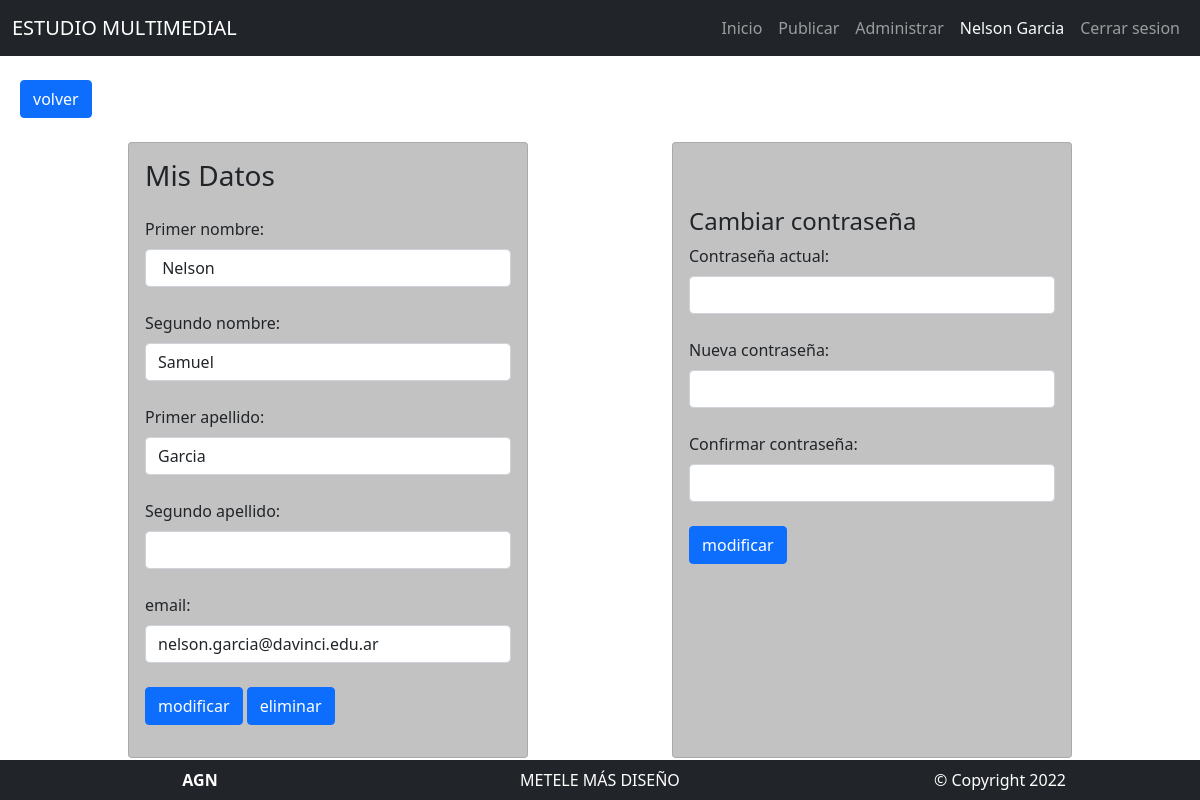
The page /EstudioMultimedial/miperfil.php (signed in) on the database its author committed.
### tables this page shows
CREATE TABLE `usuarios`  (
  `id_usuario` int NOT NULL AUTO_INCREMENT,
  `id_nivel` int NOT NULL,
  `primer_nombre` varchar(100) NOT NULL,
  `segundo_nombre` varchar(100) NULL DEFAULT NULL,
  `primer_apellido` varchar(100) NOT NULL,
  `segundo_apellido` varchar(100) NULL DEFAULT NULL,
  `email` varchar(100) NOT NULL,
  `clave` varchar(100) NOT NULL,
  PRIMARY KEY (`id_usuario`) USING BTREE,
  UNIQUE INDEX `id_usuario`(`id_usuario`) USING BTREE,
  INDEX `idniveles`(`id_nivel`) USING BTREE,
  CONSTRAINT `idniveles` FOREIGN KEY (`id_nivel`) REFERENCES `niveles` (`id_nivel`) ON DELETE CASCADE ON UPDATE CASCADE
);

### EstudioMultimedial/miperfil.php (the view, shortened to what this page needs)
<?php
require 'config.php';
?>
<!doctype html>
<html lang="es">
<head>
    <link rel="stylesheet" href="css/bootstrap.min.css">
    <link rel="stylesheet" href="css/style.css">
</head>
<body>
    <?php
    require 'header.php';
    if (isset($_SESSION["id"])) {
        $id_user = $_SESSION["id"];
        $td = "SELECT * FROM usuarios WHERE id_usuario = $id_user";
        $res = mysqli_query($conn, $td);
        $body = mysqli_fetch_assoc($res);
    ?>
    <section class="container-fluid">
        <a href="index.php" class="btn btn-primary m-2">volver</a>
        <div class='row  justify-content-evenly'>
            <div class="card p-3 m-3 formulario  col-sm col-md-4 ">
                <form method="post">
                    <div class="mb-3 ">
                        <h3 class="form-label m-auto" for="password1">Mis Datos</h3>
                        <br>
                        <label class="form-label" for="password1">Primer nombre:</label>
                        <input class="form-control " type="text" name="primernombre" id="primernombre"
                            value=" <?php echo $body["primer_nombre"]; ?>">
                        <br>
                        <label class="form-label" for="password1">Segundo nombre:</label>
                        <input class="form-control " type="text" name="segundonombre" id="segundonombre"
                            value="<?php echo $body["segundo_nombre"]; ?>">
                        <br>
                        <label class="form-label" for="password1">Primer apellido:</label>
                        <input class="form-control " type="text" name="primerapellido" id="primerapellido"
                            value="<?php echo $body["primer_apellido"]; ?>">
                        <br>
                        <label class="form-label" for="password1">Segundo apellido:</label>
                        <input class="form-control " t type="text" name="segundoapellido" id="segundoapellido"
                            value="<?php echo $body["segundo_apellido"]; ?>">
                        <br>
                        <label class="form-label" for="password1">email:</label>
                        <input class="form-control " type="email" name="email" id="email"
                            value="<?php echo $body["email"]; ?>">
                        <br>
                        <button class="btn btn-primary" type="submit" name="submit">modificar</button>
                        <button class="btn btn-primary" type="submit" name="submit3">eliminar</button>
                    </div>
                </form>
            </div>
            <div class="card p-3 m-3 formulario  col-sm col-md-4 ">
                <form method="post">
                    <div class="mb-3 mt-5 ">
                        <h4>Cambiar contraseña</h4>
                        <label class="form-label" for="password1">Contraseña actual:</label>
                        <input class="form-control " type="password" name="password1" id="password1"
                            value="<?php echo $_SESSION['password1']; ?>">
                        <br>
                        <label class="form-label" for="password2">Nueva contraseña:</label>
                        <input class="form-control " type="password" name="password2" id="password2"
                            value="<?php echo $_SESSION['password2']; ?>">
                        <br>
                        <label class="form-label" for="password3">Confirmar contraseña:</label>
                        <input class="form-control " type="password" name="password3" id="password3"
                            value="<?php echo $_SESSION['password3']; ?>">
                        <br>
                        <button class="btn btn-primary" type="submit" name="submit4">modificar</button>
                    </div>
                </form>
            </div>
        </div>
    </section>
    <?php
    } else {
        echo "<p class='m-auto mt-5'>No tienes acceso a esta página</p><br>
  <a href='index.php' class='btn btn-primary'>volver</a>";
    }
    require 'footer.php';
    ?>
</body>
</html>

### EstudioMultimedial/header.php (shortened to what this page needs)
<header class="sticky-top ">
<nav class="navbar navbar-expand-md navbar-dark  bg-dark ">
    <div class="container-fluid  ">
        <a class="navbar-brand" href="#">ESTUDIO MULTIMEDIAL</a>
        <div class="collapse navbar-collapse justify-content-end" id="navbarSupportedContent">
            <ul class="navbar-nav">
          <?php
        $inicio = '<li class="nav-item"><a class="nav-link" href="index.php">Inicio</a></li>';
        $administrar = '<li class="nav-item"><a class="nav-link" href="administrar.php">Administrar</a></li>';
        $cerrarS = '<li class="nav-item"> <a class="nav-link" href="logout.php">Cerrar sesion</a></li>';
        $publicar = '<li class="nav-item"> <a class="nav-link" href="subir2.php">Publicar</a></li>';
        if (isset($_SESSION["id"])) {
          $id = $_SESSION["id"];
          $r = "SELECT primer_nombre, primer_apellido, id_nivel FROM usuarios WHERE usuarios.id_usuario = '$id'";
          $s = mysqli_query($conn, $r);
          $arra = mysqli_fetch_assoc($s);
          if ($arra['id_nivel'] >= 2) {
            if ($arra['id_nivel'] == 2) {
              echo $inicio, $publicar, $administrar;
        ?>
          <li class="nav-item">
            <a href="miperfil.php" class="nav-link text-light">
              <?php echo $arra["primer_nombre"] . " " . $arra["primer_apellido"] ?>
            </a>
          </li>
          <?php
              echo $cerrarS;
            }
          }
        } else {
          echo $inicio;
        ?>
          <li class="nav-item"><a class="nav-link" href="cuenta.php">Iniciar sesion</a></li>
          <?php
        }
        ?>
        </ul>
      </div>
    </div>
  </nav>
</header>

### EstudioMultimedial/css/style.css (style rules this page uses)
a:link { text-decoration: none; }
a { color: white; }
section { position: relative; top: 1rem; }
.formulario { background-color: rgb(194, 194, 194); }

### rows shown on the page
usuarios: primer_nombre "Nelson", primer_apellido "Garcia", primernombre "Nelson", segundonombre "Samuel", primerapellido "Garcia", email "nelson.garcia@davinci.edu.ar"
